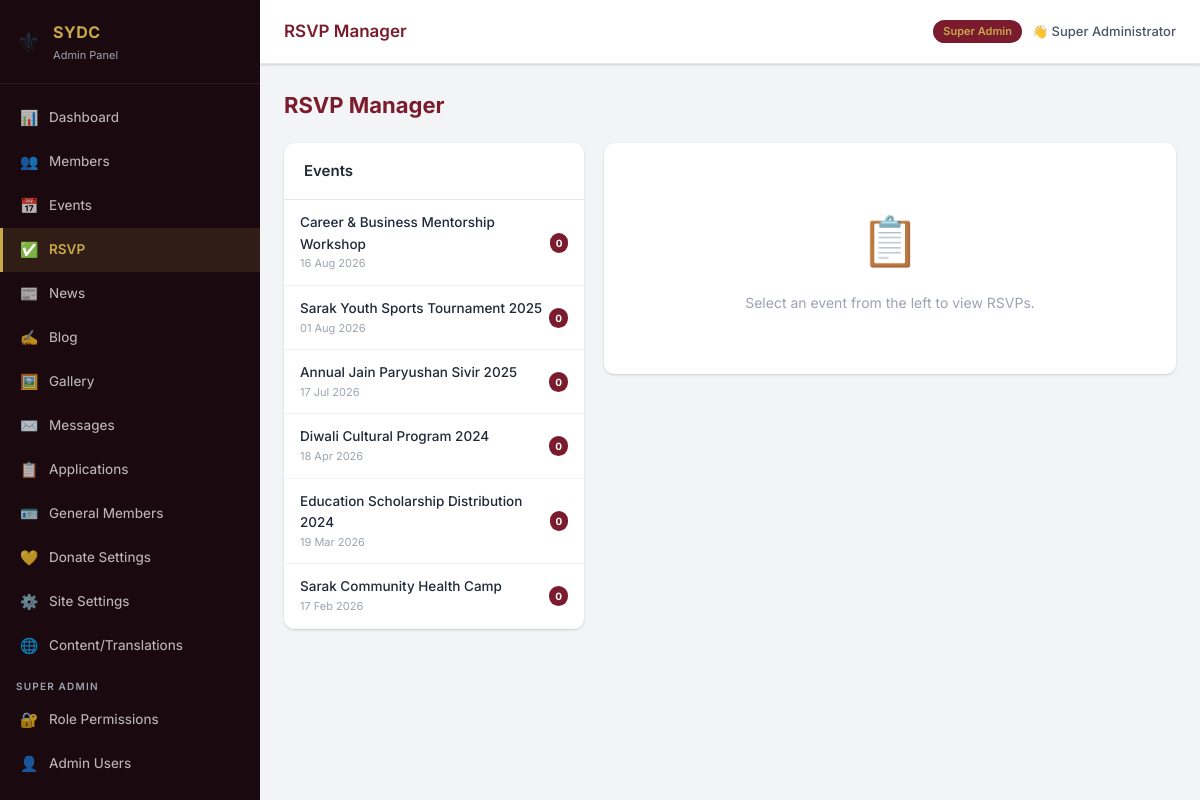
Screenshot of /admin/rsvp.php (signed in) with the database file from the repository.
### tables this page shows
CREATE TABLE IF NOT EXISTS `events` (
  `id`            INT UNSIGNED AUTO_INCREMENT PRIMARY KEY,
  `title_en`      VARCHAR(300) NOT NULL,
  `title_hi`      VARCHAR(300) NOT NULL,
  `title_bn`      VARCHAR(300) NOT NULL,
  `description_en` TEXT,
  `description_hi` TEXT,
  `description_bn` TEXT,
  `event_date`    DATE         NOT NULL,
  `event_time`    TIME         DEFAULT NULL,
  `location_en`   VARCHAR(300) DEFAULT NULL,
  `location_hi`   VARCHAR(300) DEFAULT NULL,
  `location_bn`   VARCHAR(300) DEFAULT NULL,
  `type`          ENUM('religious','sports','education','business','general') NOT NULL DEFAULT 'general',
  `cover_image`   VARCHAR(255) DEFAULT NULL,
  `status`        ENUM('upcoming','ongoing','completed','cancelled') NOT NULL DEFAULT 'upcoming',
  `rsvp_enabled`  TINYINT(1)   NOT NULL DEFAULT 1,
  `max_attendees` INT          DEFAULT NULL,
  `created_at`    TIMESTAMP    DEFAULT CURRENT_TIMESTAMP
);

### admin/rsvp.php (the view, shortened to what this page needs)
<?php
$db = getDB();
$events = $db->query('SELECT e.*, COALESCE(SUM(r.attendee_count),0) AS total_rsvp FROM events e LEFT JOIN rsvp r ON r.event_id=e.id GROUP BY e.id ORDER BY e.event_date DESC')->fetchAll();
$selectedEvent = !empty($_GET['event']) ? (int)$_GET['event'] : null;
$rsvpList = [];
$selEvTitle = '';
require_once __DIR__ . '/includes/header.php';
?>
<div class="section-header"><h2>RSVP Manager</h2></div>
<div style="display:grid;grid-template-columns:300px 1fr;gap:20px;align-items:start">
  <div class="card">
    <div class="card-header"><span class="card-title">Events</span></div>
    <div style="overflow-y:auto;max-height:600px">
      <?php foreach ($events as $ev): ?>
      <a href="?event=<?=$ev['id']?>" style="display:flex;justify-content:space-between;align-items:center;padding:12px 16px;border-bottom:1px solid var(--gray-100);text-decoration:none;color:inherit;<?= $selectedEvent===$ev['id']?'background:var(--cream);border-left:3px solid var(--maroon);':'' ?>">
        <div>
          <div style="font-size:13.5px;font-weight:500"><?= htmlspecialchars($ev['title_en']) ?></div>
          <div style="font-size:11px;color:var(--gray-400)"><?= date('d M Y', strtotime($ev['event_date'])) ?></div>
        </div>
        <span class="badge" style="background:var(--maroon)"><?= $ev['total_rsvp'] ?></span>
      </a>
      <?php endforeach; ?>
    </div>
  </div>
  <div class="card">
    <?php if ($selectedEvent): ?>
    <div class="card-header">
      <span class="card-title">RSVPs: <?= htmlspecialchars($selEvTitle) ?> (<?= count($rsvpList) ?>)</span>
      <a href="?event=<?=$selectedEvent?>&export=<?=$selectedEvent?>" class="btn btn-sm btn-gold">📥 Export CSV</a>
    </div>
    <div class="table-wrap">
      <table>
        <thead><tr><th>Name</th><th>Phone</th><th>Email</th><th>Attendees</th><th>Registered</th><?php if(can('rsvp','delete')): ?><th>Action</th><?php endif; ?></tr></thead>
        <tbody>
          <?php foreach ($rsvpList as $r): ?>
          <tr>
            <td><?= htmlspecialchars($r['name']) ?></td>
            <td><?= htmlspecialchars($r['phone']) ?></td>
            <td><?= htmlspecialchars($r['email'] ?: '—') ?></td>
            <td><strong><?= $r['attendee_count'] ?></strong></td>
            <td><?= date('d M Y h:i A', strtotime($r['registered_at'])) ?></td>
            <?php if(can('rsvp','delete')): ?><td><a href="?delete=<?=$r['id']?>&event=<?=$selectedEvent?>" class="btn btn-sm btn-danger" data-confirm="Remove this RSVP?">🗑</a></td><?php endif; ?>
          </tr>
          <?php endforeach; ?>
          <?php if(empty($rsvpList)): ?><tr><td colspan="6" style="text-align:center;color:var(--gray-400);padding:32px">No RSVPs for this event.</td></tr><?php endif; ?>
        </tbody>
      </table>
    </div>
    <?php else: ?>
    <div class="card-body" style="text-align:center;padding:60px;color:var(--gray-400)">
      <div style="font-size:48px;margin-bottom:12px">📋</div>
      <p>Select an event from the left to view RSVPs.</p>
    </div>
    <?php endif; ?>
  </div>
</div>
<?php require_once __DIR__ . '/includes/footer.php'; ?>

### admin/assets/css/admin.css (style rules this page uses)
:root { --maroon: #7B1C2E; --maroon-dk: #5A1220; --gold: #C9A84C; --gold-lt: #E8C96A; --cream: #FAF5EE; --dark: #1A0A0F; --white: #FFFFFF; --gray-50: #F9FAFB; --gray-100: #F3F4F6; --gray-200: #E5E7EB; --gray-400: #9CA3AF; --gray-600: #4B5563; --gray-800: #1F2937; --success: #059669; --danger: #DC2626; --warning: #D97706; --info: #2563EB; --sidebar-w: 260px; --topbar-h: 64px; --radius: 10px; --shadow: 0 1px 3px rgba(0,0,0,.1), 0 1px 2px rgba(0,0,0,.06); --shadow-md: 0 4px 6px rgba(0,0,0,.07), 0 2px 4px rgba(0,0,0,.06); --shadow-lg: 0 10px 15px rgba(0,0,0,.1), 0 4px 6px rgba(0,0,0,.05); --transition: .2s ease; }
*, *::before, *::after { box-sizing: border-box; margin: 0; padding: 0; }
body { font-family: 'Inter', -apple-system, BlinkMacSystemFont, sans-serif; background: var(--gray-100); color: var(--gray-800); font-size: 14px; line-height: 1.6; min-height: 100vh; display: flex; }
.badge { margin-left: auto; background: var(--danger); color: #fff; font-size: 10px; font-weight: 700; padding: 2px 6px; border-radius: 20px; min-width: 18px; text-align: center; }
.card { background: var(--white); border-radius: var(--radius); box-shadow: var(--shadow); overflow: hidden; }
.card-header { padding: 16px 20px; border-bottom: 1px solid var(--gray-200); display: flex; align-items: center; justify-content: space-between; gap: 12px; }
.card-title { font-size: 15px; font-weight: 600; color: var(--gray-800); }
.card-body { padding: 20px; }
.section-header { display: flex; align-items: center; justify-content: space-between; margin-bottom: 20px; gap: 12px; flex-wrap: wrap; }
.section-header h2 { font-size: 22px; font-weight: 700; color: var(--maroon); }

### rows the page displays
events: title_en "Career & Business Mentorship Workshop", event_date "16 Aug 2026", total_rsvp "0"
events: title_en "Sarak Youth Sports Tournament 2025", event_date "01 Aug 2026", total_rsvp "0"
events: title_en "Annual Jain Paryushan Sivir 2025", event_date "17 Jul 2026", total_rsvp "0"
events: title_en "Diwali Cultural Program 2024", event_date "18 Apr 2026", total_rsvp "0"
events: title_en "Education Scholarship Distribution 2024", event_date "19 Mar 2026", total_rsvp "0"
events: title_en "Sarak Community Health Camp", event_date "17 Feb 2026", total_rsvp "0"

### other values shown
$pageTitle "RSVP Manager"
admin_role_label() "Super Admin"
admin_display_name() "Super Administrator"
